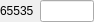
<?xml version="1.0" encoding="UTF-8"?>
<ui version="4.0">
 <class>SAKModbusCommonRegister</class>
 <widget class="QWidget" name="SAKModbusCommonRegister">
  <property name="geometry">
   <rect>
    <x>0</x>
    <y>0</y>
    <width>94</width>
    <height>20</height>
   </rect>
  </property>
  <property name="windowTitle">
   <string notr="true">Form</string>
  </property>
  <layout class="QGridLayout" name="gridLayout">
   <property name="leftMargin">
    <number>0</number>
   </property>
   <property name="topMargin">
    <number>0</number>
   </property>
   <property name="rightMargin">
    <number>0</number>
   </property>
   <property name="bottomMargin">
    <number>0</number>
   </property>
   <item row="0" column="0">
    <widget class="QLabel" name="label">
     <property name="text">
      <string notr="true">65535</string>
     </property>
    </widget>
   </item>
   <item row="0" column="1">
    <widget class="QLineEdit" name="lineEdit">
     <property name="text">
      <string notr="true"/>
     </property>
    </widget>
   </item>
  </layout>
 </widget>
 <resources/>
 <connections/>
</ui>
